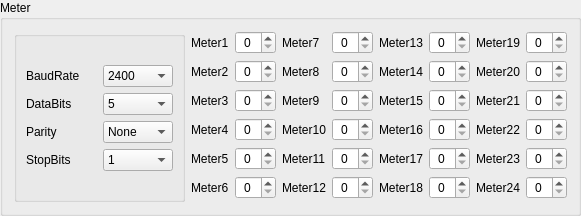
    <widget class="QGroupBox" name="gBoxMeters">
     <property name="title">
      <string>Meter</string>
     </property>
     <layout class="QGridLayout" name="gridLayout_11">
      <item row="0" column="0">
       <widget class="QGroupBox" name="gBoxProperty">
        <property name="minimumSize">
         <size>
          <width>171</width>
          <height>171</height>
         </size>
        </property>
        <property name="title">
         <string/>
        </property>
        <layout class="QGridLayout" name="gridLayout_6">
         <item row="0" column="0">
          <layout class="QGridLayout" name="gridLayout_5">
           <item row="0" column="0">
            <widget class="QLabel" name="label_24">
             <property name="text">
              <string>BaudRate</string>
             </property>
            </widget>
           </item>
           <item row="0" column="1">
            <widget class="QComboBox" name="comboMeterBaudRate">
             <item>
              <property name="text">
               <string>2400</string>
              </property>
             </item>
             <item>
              <property name="text">
               <string>4800</string>
              </property>
             </item>
             <item>
              <property name="text">
               <string>9600</string>
              </property>
             </item>
             <item>
              <property name="text">
               <string>14400</string>
              </property>
             </item>
             <item>
              <property name="text">
               <string>19200</string>
              </property>
             </item>
             <item>
              <property name="text">
               <string>38400</string>
              </property>
             </item>
             <item>
              <property name="text">
               <string>56000</string>
              </property>
             </item>
            </widget>
           </item>
           <item row="1" column="0">
            <widget class="QLabel" name="label_25">
             <property name="text">
              <string>DataBits</string>
             </property>
            </widget>
           </item>
           <item row="1" column="1">
            <widget class="QComboBox" name="comboMeterBits">
             <item>
              <property name="text">
               <string>5</string>
              </property>
             </item>
             <item>
              <property name="text">
               <string>6</string>
              </property>
             </item>
             <item>
              <property name="text">
               <string>7</string>
              </property>
             </item>
             <item>
              <property name="text">
               <string>8</string>
              </property>
             </item>
            </widget>
           </item>
           <item row="2" column="0">
            <widget class="QLabel" name="label_26">
             <property name="text">
              <string>Parity</string>
             </property>
            </widget>
           </item>
           <item row="2" column="1">
            <widget class="QComboBox" name="comboMeterChkBit">
             <item>
              <property name="text">
               <string>None</string>
              </property>
             </item>
             <item>
              <property name="text">
               <string>Odd</string>
              </property>
             </item>
             <item>
              <property name="text">
               <string>Even</string>
              </property>
             </item>
            </widget>
           </item>
           <item row="3" column="0">
            <widget class="QLabel" name="label_27">
             <property name="text">
              <string>StopBits</string>
             </property>
            </widget>
           </item>
           <item row="3" column="1">
            <widget class="QComboBox" name="comboMeterEndBit">
             <item>
              <property name="text">
               <string>1</string>
              </property>
             </item>
             <item>
              <property name="text">
               <string>1.5</string>
              </property>
             </item>
             <item>
              <property name="text">
               <string>2</string>
              </property>
             </item>
            </widget>
           </item>
          </layout>
         </item>
        </layout>
       </widget>
      </item>
      <item row="0" column="1">
       <layout class="QGridLayout" name="gridLayout_7">
        <item row="0" column="0">
         <widget class="QLabel" name="label_Meter1">
          <property name="sizePolicy">
           <sizepolicy hsizetype="Fixed" vsizetype="Preferred">
            <horstretch>0</horstretch>
            <verstretch>0</verstretch>
           </sizepolicy>
          </property>
          <property name="text">
           <string>Meter1</string>
          </property>
         </widget>
        </item>
        <item row="0" column="1">
         <widget class="QSpinBox" name="spinBox_Meter_1">
          <property name="alignment">
           <set>Qt::AlignCenter</set>
          </property>
         </widget>
        </item>
        <item row="1" column="0">
         <widget class="QLabel" name="label_Meter1_2">
          <property name="sizePolicy">
           <sizepolicy hsizetype="Fixed" vsizetype="Preferred">
            <horstretch>0</horstretch>
            <verstretch>0</verstretch>
           </sizepolicy>
          </property>
          <property name="text">
           <string>Meter2</string>
          </property>
         </widget>
        </item>
        <item row="1" column="1">
         <widget class="QSpinBox" name="spinBox_Meter_2">
          <property name="alignment">
           <set>Qt::AlignCenter</set>
          </property>
         </widget>
        </item>
        <item row="2" column="0">
         <widget class="QLabel" name="label_Meter1_3">
          <property name="sizePolicy">
           <sizepolicy hsizetype="Fixed" vsizetype="Preferred">
            <horstretch>0</horstretch>
            <verstretch>0</verstretch>
           </sizepolicy>
          </property>
          <property name="text">
           <string>Meter3</string>
          </property>
         </widget>
        </item>
        <item row="2" column="1">
         <widget class="QSpinBox" name="spinBox_Meter_3">
          <property name="alignment">
           <set>Qt::AlignCenter</set>
          </property>
         </widget>
        </item>
        <item row="3" column="0">
         <widget class="QLabel" name="label_Meter1_4">
          <property name="sizePolicy">
           <sizepolicy hsizetype="Fixed" vsizetype="Preferred">
            <horstretch>0</horstretch>
            <verstretch>0</verstretch>
           </sizepolicy>
          </property>
          <property name="text">
           <string>Meter4</string>
          </property>
         </widget>
        </item>
        <item row="3" column="1">
         <widget class="QSpinBox" name="spinBox_Meter_4">
          <property name="alignment">
           <set>Qt::AlignCenter</set>
          </property>
         </widget>
        </item>
        <item row="4" column="0">
         <widget class="QLabel" name="label_Meter1_5">
          <property name="sizePolicy">
           <sizepolicy hsizetype="Fixed" vsizetype="Preferred">
            <horstretch>0</horstretch>
            <verstretch>0</verstretch>
           </sizepolicy>
          </property>
          <property name="text">
           <string>Meter5</string>
          </property>
         </widget>
        </item>
        <item row="4" column="1">
         <widget class="QSpinBox" name="spinBox_Meter_5">
          <property name="alignment">
           <set>Qt::AlignCenter</set>
          </property>
         </widget>
        </item>
        <item row="5" column="0">
         <widget class="QLabel" name="label_Meter1_6">
          <property name="sizePolicy">
           <sizepolicy hsizetype="Fixed" vsizetype="Preferred">
            <horstretch>0</horstretch>
            <verstretch>0</verstretch>
           </sizepolicy>
          </property>
          <property name="text">
           <string>Meter6</string>
          </property>
         </widget>
        </item>
        <item row="5" column="1">
         <widget class="QSpinBox" name="spinBox_Meter_6">
          <property name="alignment">
           <set>Qt::AlignCenter</set>
          </property>
         </widget>
        </item>
       </layout>
      </item>
      <item row="0" column="2">
       <layout class="QGridLayout" name="gridLayout_8">
        <item row="0" column="0">
         <widget class="QLabel" name="label_Meter1_7">
          <property name="sizePolicy">
           <sizepolicy hsizetype="Fixed" vsizetype="Preferred">
            <horstretch>0</horstretch>
            <verstretch>0</verstretch>
           </sizepolicy>
          </property>
          <property name="text">
           <string>Meter7</string>
          </property>
         </widget>
        </item>
        <item row="0" column="1">
         <widget class="QSpinBox" name="spinBox_Meter_7">
          <property name="alignment">
           <set>Qt::AlignCenter</set>
          </property>
         </widget>
        </item>
        <item row="1" column="0">
         <widget class="QLabel" name="label_Meter1_8">
          <property name="sizePolicy">
           <sizepolicy hsizetype="Fixed" vsizetype="Preferred">
            <horstretch>0</horstretch>
            <verstretch>0</verstretch>
           </sizepolicy>
          </property>
          <property name="text">
           <string>Meter8</string>
          </property>
         </widget>
        </item>
        <item row="1" column="1">
         <widget class="QSpinBox" name="spinBox_Meter_8">
          <property name="alignment">
           <set>Qt::AlignCenter</set>
          </property>
         </widget>
        </item>
        <item row="2" column="0">
         <widget class="QLabel" name="label_Meter1_9">
          <property name="sizePolicy">
           <sizepolicy hsizetype="Fixed" vsizetype="Preferred">
            <horstretch>0</horstretch>
            <verstretch>0</verstretch>
           </sizepolicy>
          </property>
          <property name="text">
           <string>Meter9</string>
          </property>
         </widget>
        </item>
        <item row="2" column="1">
         <widget class="QSpinBox" name="spinBox_Meter_9">
          <property name="alignment">
           <set>Qt::AlignCenter</set>
          </property>
         </widget>
        </item>
        <item row="3" column="0">
         <widget class="QLabel" name="label_Meter1_10">
          <property name="sizePolicy">
           <sizepolicy hsizetype="Fixed" vsizetype="Preferred">
            <horstretch>0</horstretch>
            <verstretch>0</verstretch>
           </sizepolicy>
          </property>
          <property name="text">
           <string>Meter10</string>
          </property>
         </widget>
        </item>
        <item row="3" column="1">
         <widget class="QSpinBox" name="spinBox_Meter_10">
          <property name="alignment">
           <set>Qt::AlignCenter</set>
          </property>
         </widget>
        </item>
        <item row="4" column="0">
         <widget class="QLabel" name="label_Meter1_11">
          <property name="sizePolicy">
           <sizepolicy hsizetype="Fixed" vsizetype="Preferred">
            <horstretch>0</horstretch>
            <verstretch>0</verstretch>
           </sizepolicy>
          </property>
          <property name="text">
           <string>Meter11</string>
          </property>
         </widget>
        </item>
        <item row="4" column="1">
         <widget class="QSpinBox" name="spinBox_Meter_11">
          <property name="alignment">
           <set>Qt::AlignCenter</set>
          </property>
         </widget>
        </item>
        <item row="5" column="0">
         <widget class="QLabel" name="label_Meter1_12">
          <property name="sizePolicy">
           <sizepolicy hsizetype="Fixed" vsizetype="Preferred">
            <horstretch>0</horstretch>
            <verstretch>0</verstretch>
           </sizepolicy>
          </property>
          <property name="text">
           <string>Meter12</string>
          </property>
         </widget>
        </item>
        <item row="5" column="1">
         <widget class="QSpinBox" name="spinBox_Meter_12">
          <property name="alignment">
           <set>Qt::AlignCenter</set>
          </property>
         </widget>
        </item>
       </layout>
      </item>
      <item row="0" column="3">
       <layout class="QGridLayout" name="gridLayout_9">
        <item row="0" column="0">
         <widget class="QLabel" name="label_Meter1_13">
          <property name="sizePolicy">
           <sizepolicy hsizetype="Fixed" vsizetype="Preferred">
            <horstretch>0</horstretch>
            <verstretch>0</verstretch>
           </sizepolicy>
          </property>
          <property name="text">
           <string>Meter13</string>
          </property>
         </widget>
        </item>
        <item row="0" column="1">
         <widget class="QSpinBox" name="spinBox_Meter_13">
          <property name="alignment">
           <set>Qt::AlignCenter</set>
          </property>
         </widget>
        </item>
        <item row="1" column="0">
         <widget class="QLabel" name="label_Meter1_14">
          <property name="sizePolicy">
           <sizepolicy hsizetype="Fixed" vsizetype="Preferred">
            <horstretch>0</horstretch>
            <verstretch>0</verstretch>
           </sizepolicy>
          </property>
          <property name="text">
           <string>Meter14</string>
          </property>
         </widget>
        </item>
        <item row="1" column="1">
         <widget class="QSpinBox" name="spinBox_Meter_14">
          <property name="alignment">
           <set>Qt::AlignCenter</set>
          </property>
         </widget>
        </item>
        <item row="2" column="0">
         <widget class="QLabel" name="label_Meter1_15">
          <property name="sizePolicy">
           <sizepolicy hsizetype="Fixed" vsizetype="Preferred">
            <horstretch>0</horstretch>
            <verstretch>0</verstretch>
           </sizepolicy>
          </property>
          <property name="text">
           <string>Meter15</string>
          </property>
         </widget>
        </item>
        <item row="2" column="1">
         <widget class="QSpinBox" name="spinBox_Meter_15">
          <property name="alignment">
           <set>Qt::AlignCenter</set>
          </property>
         </widget>
        </item>
        <item row="3" column="0">
         <widget class="QLabel" name="label_Meter1_16">
          <property name="sizePolicy">
           <sizepolicy hsizetype="Fixed" vsizetype="Preferred">
            <horstretch>0</horstretch>
            <verstretch>0</verstretch>
           </sizepolicy>
          </property>
          <property name="text">
           <string>Meter16</string>
          </property>
         </widget>
        </item>
        <item row="3" column="1">
         <widget class="QSpinBox" name="spinBox_Meter_16">
          <property name="alignment">
           <set>Qt::AlignCenter</set>
          </property>
         </widget>
        </item>
        <item row="4" column="0">
         <widget class="QLabel" name="label_Meter1_17">
          <property name="sizePolicy">
           <sizepolicy hsizetype="Fixed" vsizetype="Preferred">
            <horstretch>0</horstretch>
            <verstretch>0</verstretch>
           </sizepolicy>
          </property>
          <property name="text">
           <string>Meter17</string>
          </property>
         </widget>
        </item>
        <item row="4" column="1">
         <widget class="QSpinBox" name="spinBox_Meter_17">
          <property name="alignment">
           <set>Qt::AlignCenter</set>
          </property>
         </widget>
        </item>
        <item row="5" column="0">
         <widget class="QLabel" name="label_Meter1_18">
          <property name="sizePolicy">
           <sizepolicy hsizetype="Fixed" vsizetype="Preferred">
            <horstretch>0</horstretch>
            <verstretch>0</verstretch>
           </sizepolicy>
          </property>
          <property name="text">
           <string>Meter18</string>
          </property>
         </widget>
        </item>
        <item row="5" column="1">
         <widget class="QSpinBox" name="spinBox_Meter_18">
          <property name="alignment">
           <set>Qt::AlignCenter</set>
          </property>
         </widget>
        </item>
       </layout>
      </item>
      <item row="0" column="4">
       <layout class="QGridLayout" name="gridLayout_10">
        <item row="0" column="0">
         <widget class="QLabel" name="label_Meter1_19">
          <property name="sizePolicy">
           <sizepolicy hsizetype="Fixed" vsizetype="Preferred">
            <horstretch>0</horstretch>
            <verstretch>0</verstretch>
           </sizepolicy>
          </property>
          <property name="text">
           <string>Meter19</string>
          </property>
         </widget>
        </item>
        <item row="0" column="1">
         <widget class="QSpinBox" name="spinBox_Meter_19">
          <property name="alignment">
           <set>Qt::AlignCenter</set>
          </property>
         </widget>
        </item>
        <item row="1" column="0">
         <widget class="QLabel" name="label_Meter1_20">
          <property name="sizePolicy">
           <sizepolicy hsizetype="Fixed" vsizetype="Preferred">
            <horstretch>0</horstretch>
            <verstretch>0</verstretch>
           </sizepolicy>
          </property>
          <property name="text">
           <string>Meter20</string>
          </property>
         </widget>
        </item>
        <item row="1" column="1">
         <widget class="QSpinBox" name="spinBox_Meter_20">
          <property name="alignment">
           <set>Qt::AlignCenter</set>
          </property>
         </widget>
        </item>
        <item row="2" column="0">
         <widget class="QLabel" name="label_Meter1_21">
          <property name="sizePolicy">
           <sizepolicy hsizetype="Fixed" vsizetype="Preferred">
            <horstretch>0</horstretch>
            <verstretch>0</verstretch>
           </sizepolicy>
          </property>
          <property name="text">
           <string>Meter21</string>
          </property>
         </widget>
        </item>
        <item row="2" column="1">
         <widget class="QSpinBox" name="spinBox_Meter_21">
          <property name="alignment">
           <set>Qt::AlignCenter</set>
          </property>
         </widget>
        </item>
        <item row="3" column="0">
         <widget class="QLabel" name="label_Meter1_22">
          <property name="sizePolicy">
           <sizepolicy hsizetype="Fixed" vsizetype="Preferred">
            <horstretch>0</horstretch>
            <verstretch>0</verstretch>
           </sizepolicy>
          </property>
          <property name="text">
           <string>Meter22</string>
          </property>
         </widget>
        </item>
        <item row="3" column="1">
         <widget class="QSpinBox" name="spinBox_Meter_22">
          <property name="alignment">
           <set>Qt::AlignCenter</set>
          </property>
         </widget>
        </item>
        <item row="4" column="0">
         <widget class="QLabel" name="label_Meter1_23">
          <property name="sizePolicy">
           <sizepolicy hsizetype="Fixed" vsizetype="Preferred">
            <horstretch>0</horstretch>
            <verstretch>0</verstretch>
           </sizepolicy>
          </property>
          <property name="text">
           <string>Meter23</string>
          </property>
         </widget>
        </item>
        <item row="4" column="1">
         <widget class="QSpinBox" name="spinBox_Meter_23">
          <property name="alignment">
           <set>Qt::AlignCenter</set>
          </property>
         </widget>
        </item>
        <item row="5" column="0">
         <widget class="QLabel" name="label_Meter1_24">
          <property name="sizePolicy">
           <sizepolicy hsizetype="Fixed" vsizetype="Preferred">
            <horstretch>0</horstretch>
            <verstretch>0</verstretch>
           </sizepolicy>
          </property>
          <property name="text">
           <string>Meter24</string>
          </property>
         </widget>
        </item>
        <item row="5" column="1">
         <widget class="QSpinBox" name="spinBox_Meter_24">
          <property name="alignment">
           <set>Qt::AlignCenter</set>
          </property>
         </widget>
        </item>
       </layout>
      </item>
     </layout>
    </widget>
